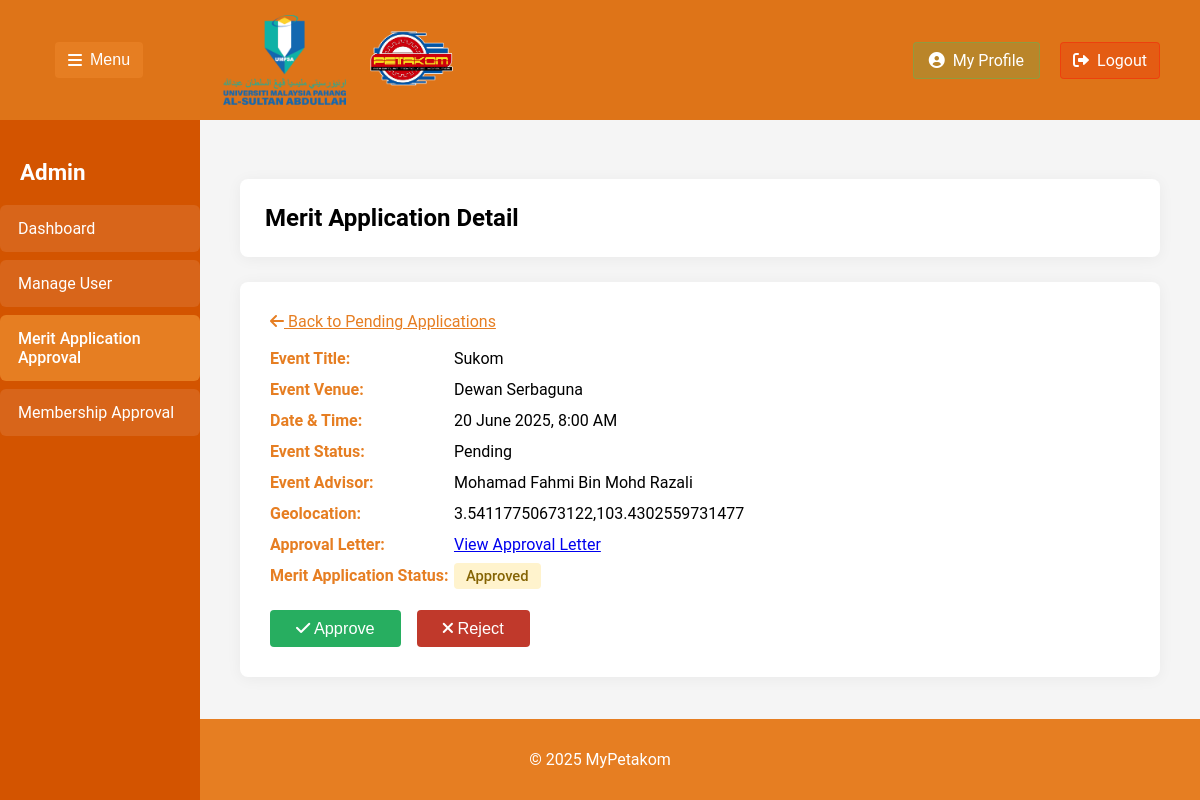
The page /ViewMeritApplication.php?merit_id=MA68489854 (signed in) on the database its author committed.
### tables this page shows
CREATE TABLE `meritapplication` (
  `MeritApplicationID` varchar(10) NOT NULL,
  `StaffID` varchar(10) DEFAULT NULL,
  `EventID` varchar(10) NOT NULL,
  `MeritApplicationStatus` varchar(20) NOT NULL
);

CREATE TABLE `event` (
  `EventID` varchar(10) NOT NULL,
  `StaffID` varchar(10) NOT NULL,
  `QRCodeID` varchar(10) DEFAULT NULL,
  `EventTitle` varchar(100) NOT NULL,
  `EventDateandTime` datetime DEFAULT current_timestamp(),
  `EventVenue` varchar(100) NOT NULL,
  `EventStatus` varchar(20) NOT NULL,
  `ApprovalLetter` blob NOT NULL,
  `geolocation` varchar(50) NOT NULL,
  `EventLevel` varchar(20) NOT NULL
);

CREATE TABLE `staff` (
  `StaffID` varchar(10) NOT NULL,
  `StaffName` varchar(50) NOT NULL,
  `StaffContact` int(11) NOT NULL,
  `StaffEmail` varchar(100) NOT NULL,
  `StaffPic` mediumblob NOT NULL,
  `StaffPassword` varchar(255) NOT NULL,
  `Position` varchar(20) NOT NULL
);

### ViewMeritApplication.php (the view, shortened to what this page needs)
<?php
$conn = new mysqli("localhost", "root", "", "mypetakom");
$merit_id = isset($_GET['merit_id']) ? $_GET['merit_id'] : null;
$ma_query = "SELECT ma.*, e.*, s.StaffName as AdvisorName
             FROM meritapplication ma
             JOIN event e ON ma.EventID = e.EventID
             LEFT JOIN staff s ON e.StaffID = s.StaffID
             WHERE ma.MeritApplicationID = ?";
$ma_stmt = $conn->prepare($ma_query);
$ma_stmt->bind_param("s", $merit_id);
$ma_stmt->execute();
$ma_result = $ma_stmt->get_result();
$app = $ma_result->fetch_assoc();
?>
<!DOCTYPE html>
<html>
<head>
    <link rel="stylesheet" href="https://cdnjs.cloudflare.com/ajax/libs/font-awesome/6.0.0/css/all.min.css">
</head>
<body>
    <header class="header">
        <div class="header-left">
            <button class="togglebutton" id="togglebutton">
                <i class="fas fa-bars"></i>Menu
            </button>
            <div class="Logo">
                <img src="image/UMPSALogo.png" alt="LogoUMP">
                <img src="image/PetakomLogo.png" alt="LogoPetakom">
            </div>
        </div>
        <div class="header-right">
        <a href="AdminProfile.php" class="profilebutton">
    <i class="fas fa-user-circle"></i> My Profile
</a>
            <a href="logout.php" class="logoutbutton" onclick="return confirm('Are you sure you want to log out?');">
  <i class="fas fa-sign-out-alt"></i> Logout
</a>
        </div>
    </header>
    <nav class="sidebar" id="sidebar">
        <h2 class="sidebartitle">Admin</h2>
        <ul class="menuitems">
            <li>
            <a href="AdminDashboard.php" class="menuitem">
                    <span>Dashboard</span>
                </a>
            </li>
            <li>
                <a href="ManageUser.php" class="menuitem">
                    <span>Manage User</span>
                </a>
            </li>
            <li>
            <a href="MeritApplicationApproval.php" class="menuitem active">
                <span>Merit Application Approval</span>
            </a>
            </li>
            <li>
            <a href="MembershipApproval.php" class="menuitem">
                <span>Membership Approval</span>
            </a>
            </li>
        </ul>
    </nav>
    <div class="maincontent" id="maincontent">
        <div class="content">
            <h1>Merit Application Detail</h1>
        </div>
        <div class="seccontent">
            <a href="MeritApplicationApproval.php" class="back-link"><i class="fas fa-arrow-left"></i> Back to Pending Applications</a>
            <ul class="event-detail-list">
                <li>
                    <span class="event-label">Event Title:</span>
                    <?= htmlspecialchars($app['EventTitle']) ?>
                </li>
                <li>
                    <span class="event-label">Event Venue:</span>
                    <?= htmlspecialchars($app['EventVenue']) ?>
                </li>
                <li>
                    <span class="event-label">Date & Time:</span>
                    <?= date('j F Y, g:i A', strtotime($app['EventDateandTime'])) ?>
                </li>
                <li>
                    <span class="event-label">Event Status:</span>
                    <?= htmlspecialchars($app['EventStatus']) ?>
                </li>
                <li>
                    <span class="event-label">Event Advisor:</span>
                    <?= htmlspecialchars($app['AdvisorName']) ?>
                </li>
                <li>
                    <span class="event-label">Geolocation:</span>
                    <?= htmlspecialchars($app['geolocation']) ?>
                </li>
                <li>
                    <span class="event-label">Approval Letter:</span>
                        <a href="<?php echo $app['ApprovalLetter']; ?>" target="_blank">
                            View Approval Letter
                        </a>
                </li>
                <li>
                    <span class="event-label">Merit Application Status:</span>
                    <span class="statusbadge"><?= htmlspecialchars($app['MeritApplicationStatus']) ?></span>
                </li>
            </ul>
            <form method="POST" class="approval-btns" onsubmit="return confirm('Are you sure you want to proceed with this action?');">
                <button type="submit" name="action" value="approve" class="approve-btn">
                    <i class="fas fa-check"></i> Approve
                </button>
                <button type="submit" name="action" value="reject" class="reject-btn">
                    <i class="fas fa-times"></i> Reject
                </button>
            </form>
        </div>
    </div>
    <div class="footer">
        <footer>
            <center><p>&copy; 2025 MyPetakom</p></center>
        </footer>
    </div>
</body>
</html>

### ViewMeritApplication.php (style rules this page uses)
body { background-color: #f5f5f5; font-family: 'Roboto', sans-serif; margin: 0; padding: 0; display: flex; flex-direction: column; min-height: 100vh; }
.header { background-color:rgb(222, 116, 24); display: flex; justify-content: space-between; align-items: center; padding: 0 20px; position: fixed; width: 100%; box-sizing: border-box; height: 120px; }
.header-left { display: flex; align-items: center; gap: 20px; padding: 0 35px; }
.header-right { display: flex; align-items: center; gap: 20px; padding-right: 20px; }
.Logo { display: flex; gap: 20px; align-items: center; padding: 0 60px; }
.Logo img { height: 90px; width: auto; }
.sidebar { width: 200px; background-color: #d35400; color: white; position: fixed; top: 120px; left: 0; bottom: 0; padding: 20px 0; box-sizing: border-box; transition: transform 0.3s ease; }
.sidebartitle { color: white; font-size: 1.4rem; margin-bottom: 20px; padding: 0 20px; }
.menuitems { display: flex; flex-direction: column; gap: 8px; padding: 0; margin: 0; list-style: none; }
.menuitem { background-color: rgba(255, 255, 255, 0.1); border-radius: 6px; padding: 14px 18px; color: white; cursor: pointer; transition: all 0.2s; display: flex; align-items: center; gap: 12px; }
.menuitems a { text-decoration: none; color: inherit; }
.menuitem.active { background-color: #e67e22; font-weight: 500; }
.togglebutton { background-color: #e67e22; color: white; border: 1px solid rgba(230, 126, 34, 0.3); padding: 8px 12px; border-radius: 4px; cursor: pointer; font-size: 1rem; display: flex; align-items: center; gap: 8px; }
.logoutbutton { background-color: rgba(255, 0, 0, 0.2); color: white; border: 1px solid rgba(255, 0, 0, 0.3); padding: 8px 12px; border-radius: 4px; cursor: pointer; font-size: 1rem; display: flex; align-items: center; gap: 8px; text-decoration: none; }
.profilebutton { background-color: rgba(46, 204, 113, 0.2); color: white; border: 1px solid rgba(46, 204, 113, 0.3); padding: 8px 15px; border-radius: 4px; cursor: pointer; font-size: 1rem; display: flex; align-items: center; gap: 8px; transition: all 0.2s; text-decoration: none; }
.maincontent { margin-left: 200px; margin-top: 120px; padding: 40px; flex: 1; box-sizing: border-box; gap: 40px; transition: margin-left 0.3s ease; justify-content: space-between; }
.content { background-color: white; padding: 25px; border-radius: 8px; margin-bottom: 25px; box-shadow: 0 2px 15px rgba(0,0,0,0.05); }
.content h1 { font-size: 1.5rem; margin: 0; color: black; font-weight: 600; }
.seccontent { background-color: white; padding: 30px; border-radius: 8px; box-shadow: 0 2px 15px rgba(0,0,0,0.05); }
.event-detail-list { list-style: none; padding: 0; margin: 0 0 25px 0; }
.event-detail-list li { margin-bottom: 12px; }
.event-label { display: inline-block; font-weight: 600; min-width: 180px; color: #e67e22; }
.statusbadge { padding: 4px 12px; border-radius: 4px; font-size: 0.92rem; font-weight: 500; background: #fff3cd; color: #856404; }
.approval-btns { margin-top: 18px; display: flex; gap: 16px; }
.approve-btn, .reject-btn { padding: 9px 26px; border: none; border-radius: 4px; font-size: 1.02rem; color: #fff; cursor: pointer; }
.approve-btn { background-color: #27ae60; }
.reject-btn { background-color: #c0392b; }
.back-link { display: inline-block; margin-bottom: 18px; color: #e67e22; text-decoration: underline; }
.footer { background-color: #e67e22; color: white; padding: 15px 0; }

### rows shown on the page
meritapplication: EventID.EventTitle "Sukom", EventID.EventVenue "Dewan Serbaguna", EventID.EventDateandTime "20 June 2025, 8:00 AM", EventID.EventStatus "Pending", staff.StaffName "Mohamad Fahmi Bin Mohd Razali", EventID.geolocation "3.54117750673122,103.4302559731477", MeritApplicationStatus "Approved"
